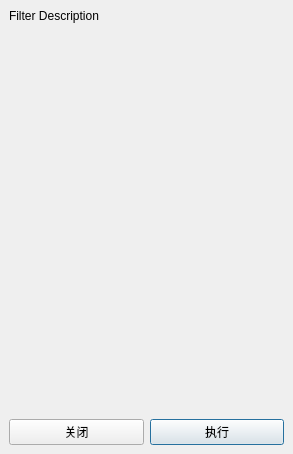
<?xml version="1.0" encoding="UTF-8"?>
<ui version="4.0">
 <class>FilterDockDialog</class>
 <widget class="QDockWidget" name="FilterDockDialog">
  <property name="geometry">
   <rect>
    <x>0</x>
    <y>0</y>
    <width>293</width>
    <height>454</height>
   </rect>
  </property>
  <property name="sizePolicy">
   <sizepolicy hsizetype="Preferred" vsizetype="Preferred">
    <horstretch>0</horstretch>
    <verstretch>0</verstretch>
   </sizepolicy>
  </property>
  <property name="focusPolicy">
   <enum>Qt::StrongFocus</enum>
  </property>
  <property name="floating">
   <bool>true</bool>
  </property>
  <property name="allowedAreas">
   <set>Qt::NoDockWidgetArea</set>
  </property>
  <property name="windowTitle">
   <string>Filter Title</string>
  </property>
  <widget class="QWidget" name="dockWidgetContents">
   <layout class="QGridLayout" name="gridLayout">
    <item row="1" column="1" colspan="2">
     <widget class="QScrollArea" name="scrollArea">
      <property name="frameShape">
       <enum>QFrame::NoFrame</enum>
      </property>
      <property name="frameShadow">
       <enum>QFrame::Plain</enum>
      </property>
      <property name="sizeAdjustPolicy">
       <enum>QAbstractScrollArea::AdjustToContentsOnFirstShow</enum>
      </property>
      <property name="widgetResizable">
       <bool>true</bool>
      </property>
      <widget class="QWidget" name="scrollAreaWidgetContents">
       <property name="geometry">
        <rect>
         <x>0</x>
         <y>0</y>
         <width>275</width>
         <height>274</height>
        </rect>
       </property>
       <layout class="QVBoxLayout" name="verticalLayout">
        <property name="spacing">
         <number>0</number>
        </property>
        <property name="leftMargin">
         <number>0</number>
        </property>
        <property name="topMargin">
         <number>0</number>
        </property>
        <property name="rightMargin">
         <number>0</number>
        </property>
        <property name="bottomMargin">
         <number>0</number>
        </property>
       </layout>
      </widget>
     </widget>
    </item>
    <item row="0" column="1" colspan="2">
     <widget class="QLabel" name="filterInfoLabel">
      <property name="text">
       <string>Filter Description</string>
      </property>
      <property name="textFormat">
       <enum>Qt::RichText</enum>
      </property>
      <property name="wordWrap">
       <bool>true</bool>
      </property>
      <property name="openExternalLinks">
       <bool>true</bool>
      </property>
      <property name="textInteractionFlags">
       <set>Qt::LinksAccessibleByMouse|Qt::TextSelectableByMouse</set>
      </property>
     </widget>
    </item>
    <item row="4" column="1" colspan="2">
     <widget class="QFrame" name="frame">
      <property name="frameShape">
       <enum>QFrame::NoFrame</enum>
      </property>
      <property name="frameShadow">
       <enum>QFrame::Plain</enum>
      </property>
      <layout class="QGridLayout" name="gridLayout_2">
       <property name="leftMargin">
        <number>0</number>
       </property>
       <property name="topMargin">
        <number>0</number>
       </property>
       <property name="rightMargin">
        <number>0</number>
       </property>
       <property name="bottomMargin">
        <number>0</number>
       </property>
       <property name="horizontalSpacing">
        <number>6</number>
       </property>
       <item row="0" column="1">
        <widget class="QPushButton" name="applyButton">
         <property name="focusPolicy">
          <enum>Qt::WheelFocus</enum>
         </property>
         <property name="text">
          <string>执行</string>
         </property>
         <property name="autoDefault">
          <bool>false</bool>
         </property>
         <property name="default">
          <bool>true</bool>
         </property>
        </widget>
       </item>
       <item row="0" column="0">
        <widget class="QPushButton" name="closeButton">
         <property name="text">
          <string>关闭</string>
         </property>
        </widget>
       </item>
      </layout>
     </widget>
    </item>
    <!-- Preview 暂未实现，先隐藏
    <item row="3" column="1">
     <widget class="QCheckBox" name="previewCheckBox">
      <property name="focusPolicy">
       <enum>Qt::NoFocus</enum>
      </property>
      <property name="text">
       <string>Preview</string>
      </property>
      <property name="checkable">
       <bool>true</bool>
      </property>
     </widget>
    </item>
    -->
   </layout>
  </widget>
 </widget>
 <resources/>
 <connections/>
</ui>
